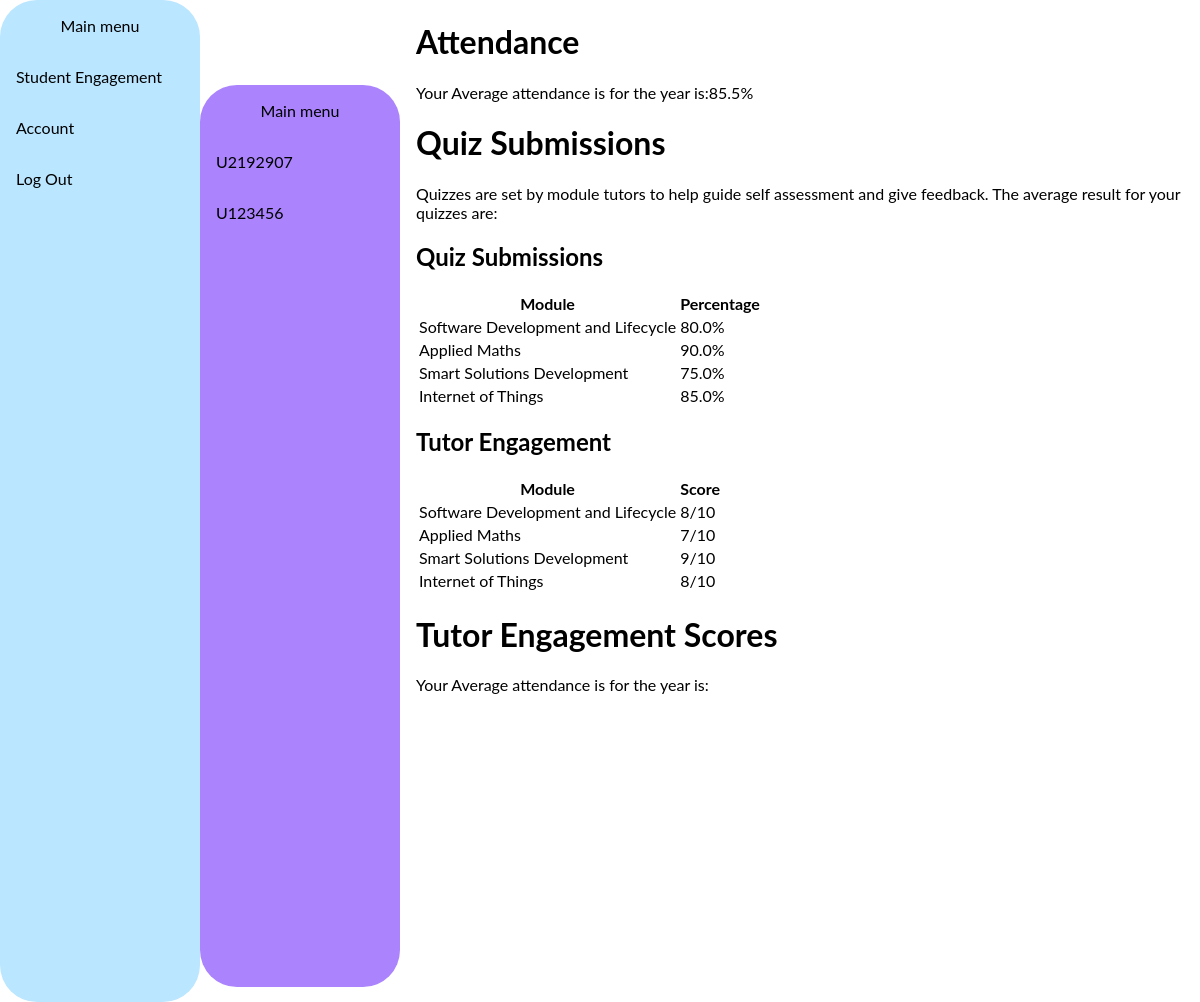
Screenshot of /statistic/U2192907 with the database file from the repository.
### tables this page shows
CREATE TABLE users (
    username TEXT PRIMARY KEY,
    password TEXT NOT NULL,
    user_type TEXT CHECK(user_type IN ('admin', 'student'))
, degree VARCHAR(50), name VARCHAR(50));

CREATE TABLE statistics (
    username TEXT PRIMARY KEY,
    attendance REAL,
    sdlc_quiz_pct REAL,
    applied_maths_quiz_pct REAL,
    ssd_quiz_pct REAL,
    iot_quiz_pct REAL,
    sdlc_tutor_score INTEGER,
    applied_maths_tutor_score INTEGER,
    ssd_tutor_score INTEGER,
    iot_tutor_score INTEGER,
    FOREIGN KEY (username) REFERENCES users (username)
);

### main.py (the view)
@app.route('/statistic')
@app.route('/statistic/<username>')
def statistic(username=None):
    if username is None:
        if 'username' not in session:
            return redirect(url_for('login'))
        username = session['username']
    students = Users.get_user()
    attendance, quiz_submissions, tutor_engagement = Statistic.get_statistic(username)
    user = Users(username, None, 'student', None, None)
    user.attendance = attendance
    user.quiz_submissions = quiz_submissions
    user.tutor_engagement = tutor_engagement
    return render_template('statistic.html', students=students, user=user)

### mystat.py (called while the page is built)
    def get_statistic(username):
        conn = sqlite3.connect('database.db')
        cursor = conn.cursor()
        cursor.execute("SELECT * FROM statistics WHERE username=?", (username,))
        row = cursor.fetchone()
        attendance = row[1]
        quiz_submissions = {
            'Software Development and Lifecycle': row[2],
            'Applied Maths': row[3],
            'Smart Solutions Development': row[4],
            'Internet of Things': row[5]
        }
        tutor_engagement = {
            'Software Development and Lifecycle': row[6],
            'Applied Maths': row[7],
            'Smart Solutions Development': row[8],
            'Internet of Things': row[9]
        }
        conn.close()
        return attendance, quiz_submissions, tutor_engagement

### users.py (called while the page is built)
    @staticmethod
    def get_user():
        conn = sqlite3.connect('database.db')
        cursor = conn.cursor()
        cursor.execute("SELECT * FROM users")
        users = []
        for row in cursor.fetchall():
            user = Users(row[0], row[1], row[2],row[3],row[4])
            users.append(user)
        conn.close()
        return users

### templates/statistic.html (shortened to what this page needs)
<!DOCTYPE html>
<html>
<head>
</head>
<body>
<div class="sidebar1">
  <p><center>Main menu</center></p>
  <a href="{{ url_for('statistic')}}">Student Engagement</a>
  <a href="{{ url_for('account')}}">Account</a>
  <a href="{{ url_for('logout')}}">Log Out</a>
</div>
<div class="sidebar2">
  <p><center>Main menu</center></p>
  {% for student in students %}
        <a href="{{ url_for('statistic',username=student.username)}}">{{ student.username }}</a>
    {% endfor %}
</div>
<div class="content">
 <h1>Attendance</h1>
  <p>Your Average attendance is for the year is:{{ user.attendance }}%</p>
  <h1>Quiz Submissions</h1>
  <p> Quizzes are set by module tutors to help guide self assessment and give feedback. The average result for your quizzes are:</p>
  <h2>Quiz Submissions</h2>
    <table>
        <thead>
            <tr>
                <th>Module</th>
                <th>Percentage</th>
            </tr>
        </thead>
        <tbody>
            {% for module, percentage in user.quiz_submissions.items() %}
            <tr>
                <td>{{ module }}</td>
                <td>{{ percentage }}%</td>
            </tr>
            {% endfor %}
        </tbody>
    </table>
    <h2>Tutor Engagement</h2>
    <table>
        <thead>
            <tr>
                <th>Module</th>
                <th>Score</th>
            </tr>
        </thead>
        <tbody>
            {% for module, score in user.tutor_engagement.items() %}
            <tr>
                <td>{{ module }}</td>
                <td>{{ score }}/10</td>
            </tr>
            {% endfor %}
        </tbody>
    </table>
  <h1>Tutor Engagement Scores</h1>
  <p>Your Average attendance is for the year is:</p>
</div>
</body>
</html>

### templates/statistic.html (style rules this page uses)
body { margin: 0; font-family: "Lato", sans-serif; }
.sidebar1 { margin: 0; width: 200px; position: fixed; height: 100%; overflow: auto; display: inline-block; white-space: normal; border-radius: 37px; background: #BAE6FF; }
.sidebar2 { margin-top:85px; width: 200px; position: fixed; height: 90%; overflow: auto; display: inline-block; white-space: normal; border-radius: 37px; background: #AA83FD; margin-left: 200px }
.sidebar1 a,.sidebar2 a { display: block; color: black; padding: 16px; text-decoration: none; }
div.content { margin-left: 400px; padding: 1px 16px; height: 1000px; }

### rows the page displays
users: username "U2192907"
users: username "U123456"
statistics: attendance "85.5", module "Software Development and Lifecycle", sdlc_quiz_pct "80.0", module "Applied Maths", applied_maths_quiz_pct "90.0", module "Smart Solutions Development", ssd_quiz_pct "75.0", module "Internet of Things", iot_quiz_pct "85.0"

### other values shown
{{ module }} "Software Development and Lifecycle" "Applied Maths" "Smart Solutions Development" "Internet of Things"
{{ score }} "8" "7" "9" "8"
